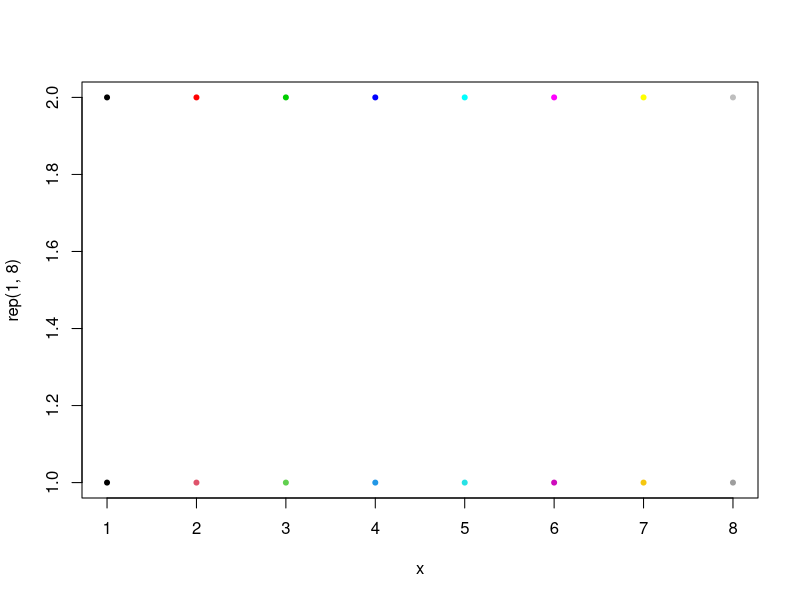

Write the R code that produced this figure.
## ---- chunk 1
palette("R3")
## ---- chunk 2
palette("R4")
## ---- chunk 3
x <- 1:8
palette("R4") # not needed unless R3 was previously selected
plot(x, rep(1, 8), ylim=c(1,2), pch=20, col=1:8)
palette("R3") # for the old scheme
points(x, 1+rep(1, 8), pch=20, col=1:8)
